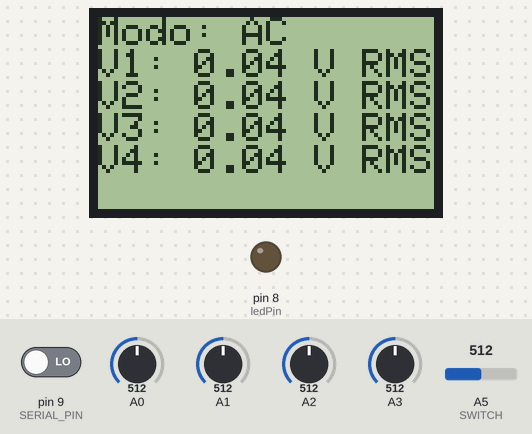
Bench run of a sketch on a simulated Arduino Uno, built with avr-gcc and run on an emulated ATmega328P. Parts: 84×48 one-colour display, output pins drawn as LEDs (lit = HIGH). Inputs (shaded band) come from the test bench; at power-on: A0 = 512, A1 = 512, A2 = 512, A3 = 512, pin 9 (SERIAL_PIN) LOW, A5 (SWITCH) = 512.

Above: at 1.4 s.
1.5 s: A0 set to 93
At 2.7 s:
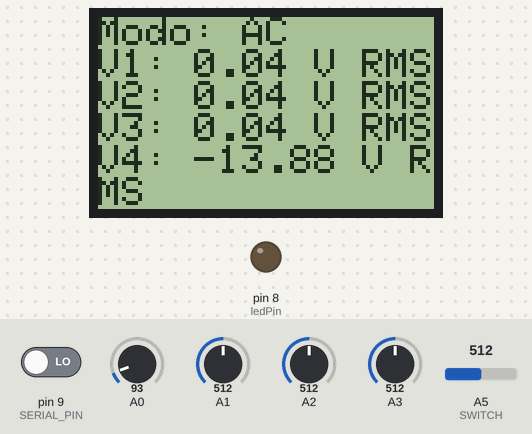
3.3 s: A0 set to 78
At 4.3 s:
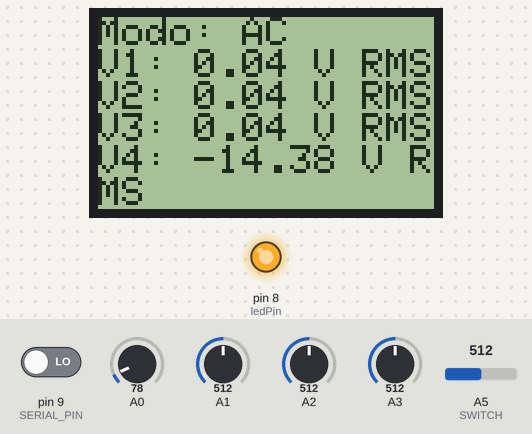
5.0 s: A1 set to 716
At 6.0 s:
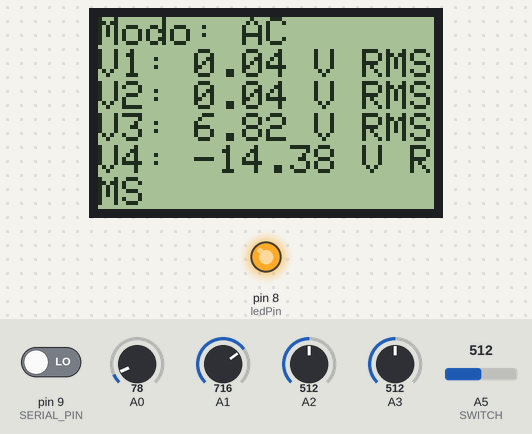
6.7 s: A2 set to 716
At 7.6 s:
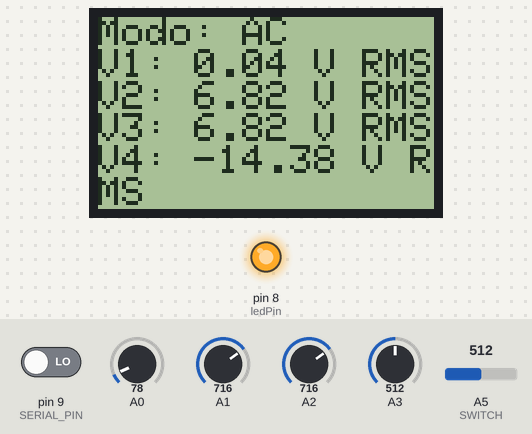
8.4 s: A3 set to 716
At 9.2 s:
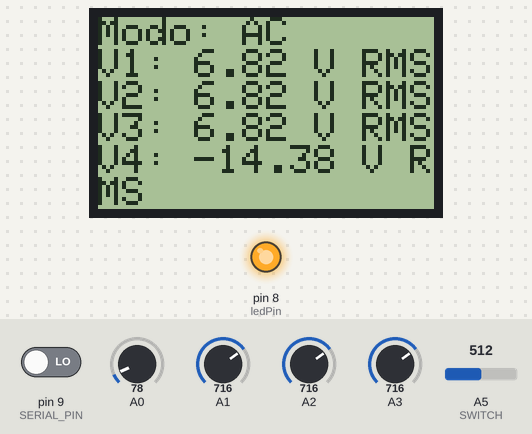
10.1 s: A0 set to 492
At 10.8 s:
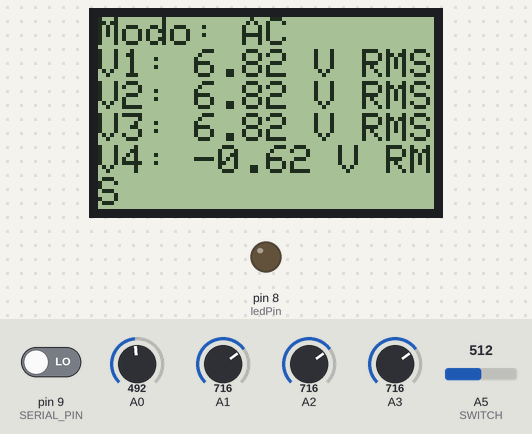
11.8 s: A0 set to 521
Timing chart, 0 to 14.5 s (numbered marks = the images above; inputs shaded):
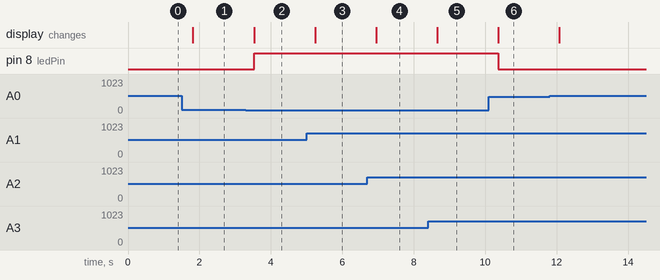

Measured:
- the behaviour switches between 86 and 85 on A0 (found by bisection; images 1 and 2)
- after the input at 1.5 s, the display: changes after 0.32 s (image 1)
- after the input at 3.3 s, pin 8 (ledPin): LOW → HIGH after 0.23 s; the display: changes after 0.23 s (image 2)
- after the input at 5.0 s, the display: changes after 0.24 s (image 3)
- after the input at 6.7 s, the display: changes after 0.25 s (image 4)
- after the input at 8.4 s, the display: changes after 0.26 s (image 5)
- after the input at 10.1 s, pin 8 (ledPin): HIGH → LOW after 0.26 s; the display: changes after 0.26 s (image 6)

The sketch:

multimetro.ino
```cpp
#include <PCD8544.h>
#include <math.h>

// Definiciones de los pines
static const byte VOLTAJES[] = {3, 2, 1, 0};
static const byte SWITCH = 5;    // Pin para cambiar entre AC y DC
const float R_1 = 86150;         // Resistencia R1 en ohmios
const float R_2 = 10000;         // Resistencia R2 en ohmios
const float V_ref = 5.0;         // Voltaje de referencia del Arduino
static const byte ledPin = 8;    // Pin del LED
static const byte SERIAL_PIN = 9; // Switch para comunicacion serial

static PCD8544 lcd;

void setup() {
  lcd.begin();                // Inicializar la pantalla LCD
  lcd.clear();                // Limpiar la pantalla para comenzar
  pinMode(SWITCH, INPUT);     // Configurar el pin SWITCH como entrada
  pinMode(ledPin, OUTPUT);     // Configurar el pin ledPin como salida
  pinMode(SERIAL_PIN, INPUT);  // Configurar el pin SERIAL como entrada
  Serial.begin(9600);         // Inicializar la comunicacion serial
}

void loop() {
  int modo = analogRead(SWITCH);            // Leer si es AC o DC
  int sendSerial = digitalRead(SERIAL_PIN);  // Leer si SERIAL está activado

  if (modo == LOW) {
      lecturaVoltaje(false, sendSerial);  // Modo DC
  } else {
      lecturaVoltaje(true, sendSerial);   // Modo AC
  }
}

// Implementación de la función lecturaVoltaje
void lecturaVoltaje(bool esAC, bool sendSerial) {
  lcd.clear();           // Limpiar la pantalla
  lcd.setCursor(0, 0);
  lcd.print(esAC ? "Modo: AC" : "Modo: DC"); // Mostrar AC o DC
  bool ledOn = false;

  for (int i = 0; i < 4; i++) {

    float adc_value = analogRead(VOLTAJES[i]);      // Leer valor ADC del voltaje
    float v_out = (adc_value / 1023.0) * V_ref;     // Convertir el valor ADC a voltaje
    float v_in = v_out * (R_1 + R_2) / R_2;         // Aplicar la fórmula del divisor de tensión
    float v_real = v_in - 24.0;                     // Ajustar el rango del voltaje
    if (esAC) {
      v_real = v_real / sqrt(2);                    // Convertir el valor de pico a RMS si es AC
    }

    // Mostrar los valores en la pantalla LCD
    lcd.setCursor(0, i + 1);
    lcd.print("V");
    lcd.print(i + 1);
    lcd.print(": ");
    lcd.print(v_real, 2);
    lcd.print(esAC ? " V RMS" : " V");

    // Verificar la alarma
    if ((esAC && abs(v_real) >= 14.1421) || (!esAC && abs(v_real) >= 20)) {
      ledOn = true;
    }

    if (sendSerial == HIGH) {
      Serial.print("V");
      Serial.print(i + 1);
      Serial.print(": ");
      Serial.print(v_real, 2);
      Serial.print(esAC ? " V RMS" : " V");
      Serial.println();
    }
  }

  digitalWrite(ledPin, ledOn ? HIGH : LOW);
  delay(500);  // Esperar entre medidas
}
```
